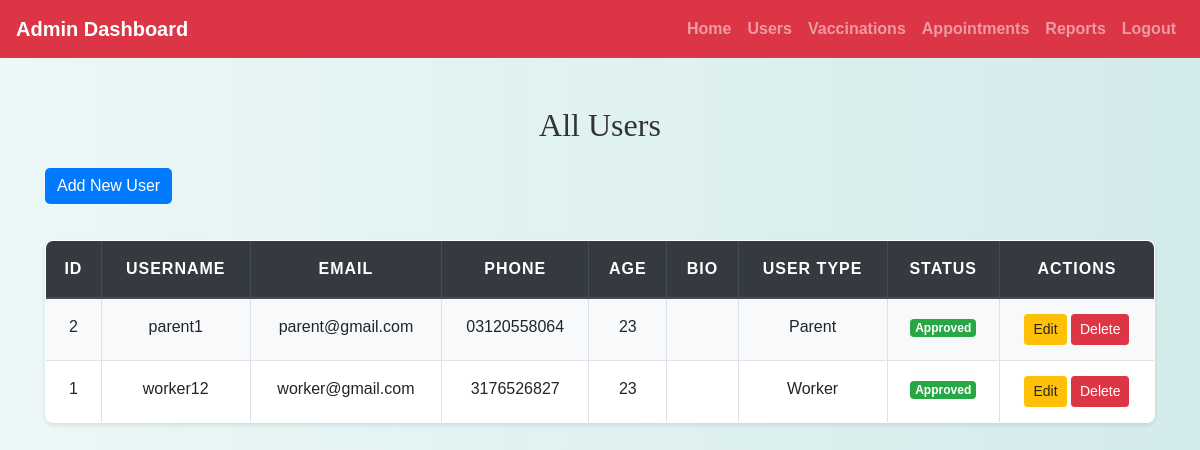
Page /admin/view_users.php (signed in) on the committed database.
### tables this page shows
CREATE TABLE `users` (
  `id` int(11) NOT NULL,
  `username` varchar(50) NOT NULL,
  `password` varchar(255) NOT NULL,
  `email` varchar(100) NOT NULL,
  `phone` varchar(20) NOT NULL,
  `age` int(11) DEFAULT NULL,
  `bio` text DEFAULT NULL,
  `user_type` varchar(50) DEFAULT NULL,
  `profile_picture` varchar(255) DEFAULT NULL,
  `status` enum('pending','approved','rejected') DEFAULT 'pending'
);

### admin/view_users.php (the view, shortened to what this page needs)
<?php
include('config.php');
$result = mysqli_query($conn, "SELECT * FROM users ORDER BY id DESC");
?>
<!DOCTYPE html>
<html>
<head>
    <link rel="stylesheet" href="https://maxcdn.bootstrapcdn.com/bootstrap/4.5.2/css/bootstrap.min.css">
    <link rel="stylesheet" href="../css/style.css">
</head>
<body>
<?php include('admin_navbar.php'); ?>
<div class="container mt-5">
    <h2 class="mb-4">All Users</h2>
    <a href="add_user.php" class="btn btn-primary mb-3">Add New User</a>
    <table class="table table-bordered table-striped table-responsive-sm">
        <thead class="thead-dark">
            <tr>
                <th>ID</th>
                <th>Username</th>
                <th>Email</th>
                <th>Phone</th>
                <th>Age</th>
                <th>Bio</th>
                <th>User Type</th>
                <th>Status</th>
                <th>Actions</th>
            </tr>
        </thead>
        <tbody>
        <?php while($row = mysqli_fetch_assoc($result)): ?>
            <tr>
                <td><?= $row['id'] ?></td>
                <td><?= htmlspecialchars($row['username']) ?></td>
                <td><?= htmlspecialchars($row['email']) ?></td>
                <td><?= htmlspecialchars($row['phone']) ?></td>
                <td><?= htmlspecialchars($row['age']) ?></td>
                <td><?= htmlspecialchars($row['bio']) ?></td>
                <td><?= htmlspecialchars($row['user_type']) ?></td>
                <td>
                    <span class="badge badge-<?=
                        $row['status'] === 'approved' ? 'success' :
                        ($row['status'] === 'rejected' ? 'danger' : 'secondary')
                    ?>">
                        <?= ucfirst($row['status']) ?>
                    </span>
                </td>
                <td>
                    <a href="edit_user.php?id=<?= $row['id'] ?>" class="btn btn-sm btn-warning">Edit</a>
                    <a href="?delete=<?= $row['id'] ?>" onclick="return confirm('Delete user?')" class="btn btn-sm btn-danger">Delete</a>
                </td>
            </tr>
        <?php endwhile; ?>
        </tbody>
    </table>
</div>
</body>
</html>

### css/style.css (style rules this page uses)
body { background: linear-gradient(90deg, rgba(233, 246, 246, 0.831), rgba(207, 233, 233, 0.9)); font-family: 'Arial', sans-serif; color: #333; line-height: 1.6; }
h1, h2, h3, h4 { text-align: center; margin-top: 30px; margin-bottom: 30px; font-family: 'Georgia', serif; }
.container { margin-bottom: 40px; }
.table { width: 100%; border-collapse: collapse; margin-top: 20px; font-size: 16px; background-color: #ffffff; border-radius: 8px; overflow: hidden; box-shadow: 0 2px 4px rgba(0, 0, 0, 0.1); }
.table th, .table td { padding: 15px; border: 1px solid #dee2e6; text-align: center; }
.table thead th { background-color: #004d4d; color: white; font-weight: bold; text-transform: uppercase; letter-spacing: 1px; }
.table tbody tr:nth-child(odd) { background-color: #f8f9fa; }
.btn-primary { color: #fff; border: none; border-radius: 5px; cursor: pointer; transition: background-color 0.3s ease; }
a { color: #006666; text-decoration: none; font-weight: bold; }

### rows in the picture
users: id "2", username "parent1", email "parent@gmail.com", phone "03120558064", age "23", user_type "Parent", status "Approved"
users: id "1", username "worker12", email "worker@gmail.com", phone "3176526827", age "23", user_type "Worker", status "Approved"
